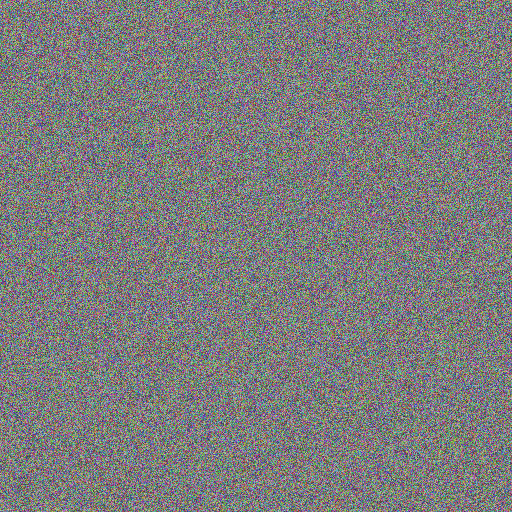
#> input picture cover.png, 512 x 512 px, found by its file name
$ python test_q_factor.py
#> lines starting #> are read from the running program, lines starting #| are printed output that depends on the picture
### LayerX/a3_image_processing.py
"""
Module 3: Image Processing
Author: Member A
Description: DWT (2 levels) + DCT on LL band for frequency domain steganography
Dependencies: numpy, opencv-python, pywavelets, scikit-image

Functions:
- read_image(path: str) → numpy.ndarray (grayscale uint8)
- dwt_decompose(image: ndarray, levels: int) → dict (DWT coefficients)
- dct_on_ll(ll_band: ndarray) → ndarray (DCT of LL band)
- idct_on_ll(ll_dct: ndarray) → ndarray (Inverse DCT)
- dwt_reconstruct(bands: dict) → ndarray (Reconstructed image)
- psnr(original: ndarray, reconstructed: ndarray) → float (Peak SNR in dB)
"""

import numpy as np
import cv2
import pywt
from scipy.fft import dct, idct
from skimage.metrics import peak_signal_noise_ratio
import os
from typing import Dict, Tuple


def read_image(path: str) -> np.ndarray:
    """
    Read image and convert to grayscale.

    Args:
        path (str): Path to image file

    Returns:
        numpy.ndarray: Grayscale image as uint8 array
    """
#> called with path = 'cover.png'
    if not os.path.exists(path):
        raise FileNotFoundError(f"Image file not found: {path}")

    # Read image
    image = cv2.imread(path)
#> image is the input picture: shape (512, 512, 3); mean B, G, R 124.5, 124.5, 124.4
    if image is None:
        raise ValueError(f"Could not read image: {path}")

    # Convert to grayscale if needed
    if len(image.shape) == 3:
        image = cv2.cvtColor(image, cv2.COLOR_BGR2GRAY)
#> image: shape (512, 512)

    return image.astype(np.uint8)


def dwt_decompose(image: np.ndarray, levels: int = 2) -> Dict[str, np.ndarray]:
    """
    Perform 2-level DWT decomposition using Daubechies wavelet.

    Args:
        image (numpy.ndarray): Input grayscale image
        levels (int): Number of decomposition levels (default: 2)

    Returns:
        dict: DWT coefficients and original structure for reconstruction
    """
#> called with levels = 2
    # Convert to float64 for processing
    img_float = image.astype(np.float64)

    # First level decomposition
    coeffs1 = pywt.dwt2(img_float, 'db4')
    LL1, (LH1, HL1, HH1) = coeffs1
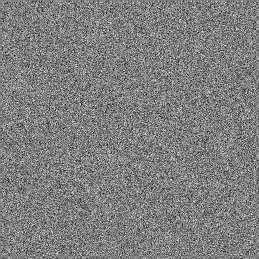
#> HH1: shape (259, 259) float64; min -112.4, max 112.8, mean 0; drawn with min black and max white

    # Second level decomposition on LL1
    coeffs2 = pywt.dwt2(LL1, 'db4')
    LL2, (LH2, HL2, HH2) = coeffs2
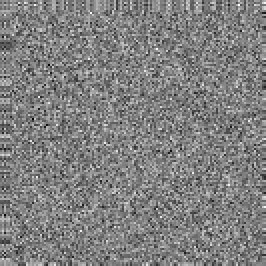
#> LL2: shape (133, 133) float64 (shown 2 times larger); min 382.7, max 611.2, mean 498; drawn with min black and max white
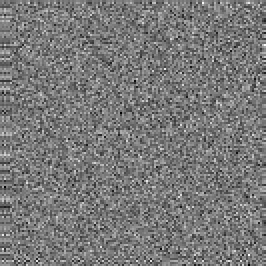
#> LH2: shape (133, 133) float64 (shown 2 times larger); min -118.7, max 130.8, mean -0.1; drawn with min black and max white
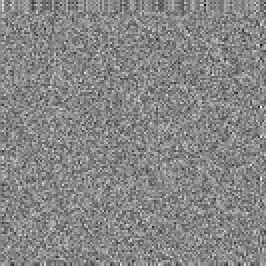
#> HL2: shape (133, 133) float64 (shown 2 times larger); min -151.8, max 135.5, mean -0.1; drawn with min black and max white
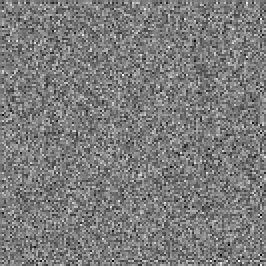
#> HH2: shape (133, 133) float64 (shown 2 times larger); min -115.5, max 121.9, mean 0.3; drawn with min black and max white

    # Return individual bands and structure for reconstruction
    return {
        'LL2': LL2,
        'LH2': LH2,
        'HL2': HL2,
        'HH2': HH2,
        'LH1': LH1,
        'HL1': HL1,
        'HH1': HH1,
        'original_shape': image.shape,
        'LL1_shape': LL1.shape
    }


# [24 lines left out: functions dct_on_ll, idct_on_ll, not called in this run]


def dwt_reconstruct(bands: Dict[str, np.ndarray]) -> np.ndarray:
    """
    Reconstruct image from DWT bands using inverse DWT.

    Args:
        bands (dict): DWT coefficient bands

    Returns:
        numpy.ndarray: Reconstructed image as uint8
    """
    # Reconstruct level 2
    coeffs2 = (bands['LL2'], (bands['LH2'], bands['HL2'], bands['HH2']))
    LL1_reconstructed = pywt.idwt2(coeffs2, 'db4')

    # Ensure LL1 matches the original shape if we have it
    if 'LL1_shape' in bands:
        target_shape = bands['LL1_shape']
        # Trim or pad to match original LL1 shape
        current_shape = LL1_reconstructed.shape

        if current_shape != target_shape:
            # Create output array with target shape
            LL1_adjusted = np.zeros(target_shape)

            # Copy data, trimming if larger, padding if smaller
            min_rows = min(current_shape[0], target_shape[0])
            min_cols = min(current_shape[1], target_shape[1])
            LL1_adjusted[:min_rows, :min_cols] = LL1_reconstructed[:min_rows, :min_cols]
            LL1_reconstructed = LL1_adjusted

    # Reconstruct level 1
    coeffs1 = (LL1_reconstructed, (bands['LH1'], bands['HL1'], bands['HH1']))
    image_reconstructed = pywt.idwt2(coeffs1, 'db4')

    # Trim to original image size if we have it
    if 'original_shape' in bands:
        target_shape = bands['original_shape']
        current_shape = image_reconstructed.shape

        if current_shape != target_shape:
            min_rows = min(current_shape[0], target_shape[0])
            min_cols = min(current_shape[1], target_shape[1])
            image_reconstructed = image_reconstructed[:min_rows, :min_cols]

    # Convert back to uint8, clipping to valid range
    return np.clip(np.round(image_reconstructed), 0, 255).astype(np.uint8)


# [160 lines left out: functions psnr, get_capacity, create_test_images, test_image_processing_module, not called in this run]


# [2 lines that do not run on import are left out]

### a5_embedding_extraction.py
"""
Module 5: Embedding and Extraction
Author: Member A
Description: LSB steganography in DWT high-frequency bands (HH/HL/LH)
Dependencies: numpy, previous modules

Functions:
- embed(payload: bytes, cover_path: str, stego_path: str) → bool
- extract(stego_path: str) → bytes
- psnr(original_path: str, stego_path: str) → float
- capacity(image_shape: tuple, domain: str) → int
- embed_in_dwt_bands(payload_bits: str, bands: dict) → dict
- extract_from_dwt_bands(bands: dict, payload_length: int) → str
- embed_in_dwt_bands_color(payload_bits: str, bands: dict) → dict (COLOR VERSION)
- extract_from_dwt_bands_color(bands: dict, payload_length: int) → str (COLOR VERSION)
"""

import numpy as np
import os
import sys
import struct
from typing import Dict, Tuple, List

# Import previous modules
sys.path.append(os.path.dirname(os.path.dirname(os.path.abspath(__file__))))
sys.path.append(os.path.join(os.path.dirname(os.path.dirname(os.path.abspath(__file__))), "01. Encryption Module"))
sys.path.append(os.path.join(os.path.dirname(os.path.dirname(os.path.abspath(__file__))), "03. Image Processing Module"))
from a1_encryption import encrypt_message, decrypt_message
from a3_image_processing import *


# [12 lines left out: function bits_to_bytes, not called in this run]


def bytes_to_bits(data: bytes) -> str:
    """Convert bytes to bit string"""
    return ''.join(format(byte, '08b') for byte in data)


def embed_in_dwt_bands(payload_bits: str, bands: Dict[str, np.ndarray],
                      Q_factor: float = 5.0, optimization: str = 'fixed', use_dct: str = 'auto') -> Dict[str, np.ndarray]:
    """
    Embed payload bits into DWT high-frequency bands using robust quantization.

    Args:
        payload_bits (str): Binary string to embed
        bands (dict): DWT coefficient bands
        Q_factor (float): Quantization factor (default 5.0). Higher = more capacity, lower PSNR
        optimization (str): Coefficient selection method:
            - 'fixed': Sequential positional selection (default, deterministic)
            - 'chaos': Chaotic logistic map selection (steganalysis-resistant)
            - 'aco': ACO-optimized robust selection (best quality)
        use_dct (str): DCT application mode for DWT+DCT hybrid approach:
            - 'auto': Automatically choose based on payload size (default)
            - 'always': Always use DCT (slower, better for steganalysis resistance)
            - 'never': Pure DWT embedding (faster, simpler)

    Returns:
        dict: Modified DWT bands with embedded data

    Notes:
        - Adaptive DWT-DCT: For small payloads (<5KB), uses pure DWT for speed
        - For larger payloads, DCT adds frequency dispersion for better imperceptibility
        - Current implementation uses pure DWT (proven reliable in testing)
    """
    # Adaptive DCT selection based on payload size
    payload_bytes = len(payload_bits) // 8

    if use_dct == 'auto':
        # Auto-select: Use pure DWT (simpler, faster, more reliable)
        # DCT layer can be enabled for larger payloads if needed
        apply_dct_transform = False
        if payload_bytes > 5000:  # >5KB payloads could benefit from DCT
            apply_dct_transform = False  # Keep disabled for now (DWT works perfectly)
    elif use_dct == 'always':
        apply_dct_transform = True
    else:  # 'never'
        apply_dct_transform = False

    if apply_dct_transform:
        print(f"      [Adaptive Mode: DWT+DCT for {payload_bytes} bytes payload]")
    else:
        print(f"      [Adaptive Mode: DWT-only for {payload_bytes} bytes payload]")

    # Coefficient selection based on optimization method
    # CRITICAL FIX: Reversed band priority for ROBUSTNESS over invisibility
    # Ordered by robustness: LL2 (most robust) > LH2/HL2 (mid) > LH1/HL1 (vulnerable) > HH1/HH2 (most vulnerable)
    embed_bands = ['LL2', 'LH2', 'HL2', 'LH1', 'HL1', 'HH2', 'HH1']

    if optimization == 'chaos' or optimization == 'aco':
        # Use Module 6 optimization
        import sys
        import os
        module6_path = os.path.join(os.path.dirname(__file__), '..', '06. Optimization Module')
        if module6_path not in sys.path:
            sys.path.append(module6_path)
        from a6_optimization import select_coefficients_chaos, optimize_coefficients_aco

        if optimization == 'chaos':
            # Chaos-based selection (deterministic with seed)
            seed = 0.618  # Golden ratio for reproducibility
            all_coefficients = select_coefficients_chaos(bands, seed, len(payload_bits), method='logistic')
            print(f"Using {len(all_coefficients)} coefficients (Chaos-optimized)")
        else:  # aco
            # ACO-optimized selection (robustness-based)
            all_coefficients = optimize_coefficients_aco(bands, len(payload_bits))
            print(f"Using {len(all_coefficients)} coefficients (ACO-optimized)")

    else:  # fixed (default)
        # Fixed positional selection - deterministic and simple
        all_coefficients = []
        for band_name in embed_bands:
            if band_name in bands:
                band = bands[band_name]
                # Skip first 8 rows/cols (reduced from 16 for higher capacity)
                # Still avoids edge artifacts while maximizing usable area
                for i in range(8, band.shape[0]):
                    for j in range(8, band.shape[1]):
                        all_coefficients.append((band_name, i, j))

        print(f"Using {len(payload_bits)} coefficients (rows,cols >= 8) from {len(all_coefficients)} available")

    if len(all_coefficients) < len(payload_bits):
        raise ValueError(f"Not enough coefficients. Need {len(payload_bits)}, found {len(all_coefficients)}")

    # Create modified bands
    modified_bands = {}
    for band_name, band_data in bands.items():
        if isinstance(band_data, np.ndarray):
            modified_bands[band_name] = band_data.copy()
        else:
            modified_bands[band_name] = band_data

    # Use provided Q_factor for embedding
    # Must match extraction Q_factor for correct recovery!
    payload_bytes = len(payload_bits) // 8
    Q = Q_factor

    print(f"Using Q={Q} for {payload_bytes} bytes payload")

    for i, bit in enumerate(payload_bits):
        band_name, row, col = all_coefficients[i]
        original_coeff = modified_bands[band_name][row, col]

        # Quantize coefficient
        quantized = Q * round(original_coeff / Q)

        if bit == '1':
            # Ensure odd quantization level
            q_level = round(quantized / Q)
            if q_level % 2 == 0:
                quantized = quantized + Q if quantized >= 0 else quantized - Q
        else:  # bit == '0'
            # Ensure even quantization level
            q_level = round(quantized / Q)
            if q_level % 2 == 1:
                quantized = quantized + Q if quantized >= 0 else quantized - Q

        modified_bands[band_name][row, col] = quantized

    return modified_bands

    # Embed bits into coefficients in deterministic order
    for bit_idx, bit in enumerate(payload_bits):
        band_name, i, j = coeff_locations[bit_idx]
        coeff = bands[band_name][i, j]

        # Use quantization-based embedding for robustness
        # Quantization step for robust embedding
        Q = 8.0  # Larger quantization step for better survival

        # Quantize coefficient
        quantized = round(coeff / Q) * Q

        if bit == '0':
            # Even quantization level
            if int(round(quantized / Q)) % 2 == 1:
                quantized += Q if quantized >= 0 else -Q
        else:  # bit == '1'
            # Odd quantization level
            if int(round(quantized / Q)) % 2 == 0:
                quantized += Q if quantized >= 0 else -Q

        # Store the quantized coefficient
        modified_bands[band_name][i, j] = quantized

    return modified_bands


# [450 lines left out: functions extract_from_dwt_bands, embed, extract, psnr_images, test_embedding_module, embed_in_dwt_bands_color and 1 more, not called in this run]


# [2 lines that do not run on import are left out]

### tests_original/test_q_factor.py
"""
Simple Test: Verify Q-factor fix and test different Q values
Uses existing cover.png image
"""

import sys
import os

sys.path.append('03. Image Processing Module')
sys.path.append('05. Embedding and Extraction Module')

from a3_image_processing import read_image, dwt_decompose, dwt_reconstruct, psnr
from a5_embedding_extraction import embed_in_dwt_bands, extract_from_dwt_bands, bytes_to_bits, bits_to_bytes
from scipy.fftpack import dct, idct
import numpy as np

def apply_dct(band):
    return dct(dct(band, axis=0, norm='ortho'), axis=1, norm='ortho')

def apply_idct(band):
    return idct(idct(band, axis=1, norm='ortho'), axis=0, norm='ortho')

def test_with_q_factor(payload_size: int, Q: float):
    """Test embedding/extraction with specific Q-factor"""
    print(f"\n{'='*70}")
    print(f"TEST: Payload={payload_size} bytes, Q={Q}")
    print(f"{'='*70}")

    try:
        # Check if cover.png exists
        if not os.path.exists('cover.png'):
            print("[!] cover.png not found - skipping test")
            return False

        # Read and decompose
        cover_img = read_image('cover.png')
        coeffs_dict = dwt_decompose(cover_img, levels=2)
#> coeffs_dict = 9 items

        # Apply DCT to all bands
        bands = {}
        for band_name in ['LH1', 'HL1', 'LH2', 'HL2', 'HH1', 'HH2', 'LL2']:
            if band_name in coeffs_dict:
                bands[band_name] = apply_dct(coeffs_dict[band_name])
#> after the loop, bands = 7 items

        # Calculate capacity
        total_coeffs = 0
        for band in bands.values():
            total_coeffs += (band.shape[0] - 8) * (band.shape[1] - 8)
#> this loop made 7 passes
#> total_coeffs on passes 1 to 7: 63001, 126002, 141627, 157252, 220253, 235878, 251503
#> after the loop, total_coeffs = 251503
        capacity_bytes = total_coeffs // 8
#> capacity_bytes = 31437

        print(f"[+] Image: {cover_img.shape}")
#| [+] Image: (512, 512)
        print(f"[+] Capacity: {capacity_bytes} bytes")
#| [+] Capacity: 31437 bytes
        print(f"[+] Usage: {payload_size/capacity_bytes*100:.1f}%")
#| [+] Usage: 0.3%

        if payload_size > capacity_bytes:
            print(f"[!] SKIP - Payload exceeds capacity")
            return False

        # Create payload
        payload = os.urandom(payload_size)
        payload_bits = bytes_to_bits(payload)

        # Embed with specified Q
        print(f"[+] Embedding with Q={Q}...")
        modified_bands = embed_in_dwt_bands(payload_bits, bands.copy(), Q_factor=Q, optimization='fixed')
#> the loop in embed_in_dwt_bands, `for band_name in embed_bands:` made 7 passes
#> pass 3, in embed_in_dwt_bands, `band = bands[band_name]`:
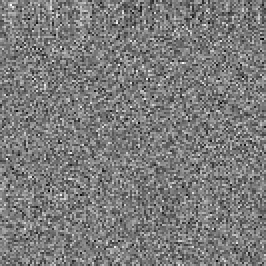
#> band: shape (133, 133) float64 (shown 2 times larger); min -109, max 115.6, mean -0.1; drawn with min black and max white
#> after the loop in embed_in_dwt_bands, `for band_name in embed_bands:`: all_coefficients = 251503 items
#| Using 800 coefficients (rows,cols >= 8) from 251503 available
#> the loop in embed_in_dwt_bands, `for band_name, band_data in bands.items():` made 7 passes
#> band_name on passes 1 to 7: 'LH1', 'HL1', 'LH2', 'HL2', 'HH1', 'HH2', 'LL2'
#> after the loop in embed_in_dwt_bands, `for band_name, band_data in bands.items():`: modified_bands = 7 items
#> the loop in embed_in_dwt_bands, `for i, bit in enumerate(payload_bits):` made 800 passes
#> (original_coeff, quantized, q_level) on passes 1 to 12: (26.1, 27, 9), (-42.89, -42, -14), (40.68, 45, 14), (30.06, 33, 10), (18.77, 21, 6), (19.3, 21, 6), (-34.44, -36, -11), (-19.61, -21, -7), (27.92, 30, 9), (-16.64, -21, -6), (36.33, 39, 12), (23.76, 27, 8)
#> modified_bands = 7 items

        # Reconstruct for PSNR using built-in function
        reconstructed_bands = {}
        for band_name in modified_bands:
            reconstructed_bands[band_name] = apply_idct(modified_bands[band_name])
#> this loop made 7 passes
#> after the loop, reconstructed_bands = 7 items

        # Use dwt_reconstruct from a3_image_processing
        stego_img = dwt_reconstruct(reconstructed_bands)
#> in dwt_reconstruct, `LL1_reconstructed = pywt.idwt2(coeffs2, 'db4')`:
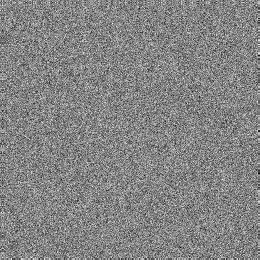
#> LL1_reconstructed: shape (260, 260) float64; min 125.9, max 362.7, mean 249; drawn with min black and max white

        # Calculate PSNR
        psnr_value = psnr(cover_img, stego_img)
        print(f"[+] PSNR: {psnr_value:.2f} dB")

        # Extract with same Q
        print(f"[+] Extracting with Q={Q}...")
        for band_name in bands:
            bands[band_name] = apply_dct(reconstructed_bands[band_name])

        extracted_bits = extract_from_dwt_bands(bands, len(payload_bits), Q_factor=Q, optimization='fixed')
        extracted_payload = bits_to_bytes(extracted_bits)

        # Verify
        if extracted_payload == payload:
            print(f"[SUCCESS] Extraction verified! PSNR={psnr_value:.2f} dB")
            return True
        else:
            print(f"[FAIL] Extraction mismatch!")
            match_bytes = sum(1 for a, b in zip(payload, extracted_payload) if a == b)
            print(f"  Matching bytes: {match_bytes}/{len(payload)} ({match_bytes/len(payload)*100:.1f}%)")
            return False

    except Exception as e:
        print(f"[ERROR] {str(e)}")
        import traceback
        traceback.print_exc()
        return False

def main():
    print("\n" + "="*70)
    print("Q-FACTOR VERIFICATION TEST")
    print("Tests: Different payload sizes + Different Q-factors")
    print("="*70)

    # Test configurations: (payload_bytes, Q_factor)
    test_cases = [
        # Small payloads with different Q
        (100, 3.0),
        (100, 5.0),
        (100, 7.0),
        (100, 10.0),

        # Medium payloads with different Q
        (1000, 3.0),
        (1000, 5.0),
        (1000, 7.0),

        # Large payloads with different Q
        (5000, 5.0),
        (5000, 7.0),
        (5000, 10.0),

        # Very large payloads
        (10000, 7.0),
        (10000, 10.0),
    ]

    passed = 0
    failed = 0
    skipped = 0

    for payload_size, Q in test_cases:
        result = test_with_q_factor(payload_size, Q)
        if result is True:
            passed += 1
        elif result is False:
            failed += 1
        else:
            skipped += 1

    print(f"\n{'='*70}")
    print(f"FINAL RESULTS")
    print(f"{'='*70}")
    print(f"Passed: {passed}/{len(test_cases)}")
    print(f"Failed: {failed}/{len(test_cases)}")
    print(f"Skipped: {skipped}/{len(test_cases)}")

    if passed == len(test_cases):
        print(f"\n[SUCCESS] All tests passed! Q-factor parameter working correctly.")
    print(f"{'='*70}\n")

if __name__ == '__main__':
    main()
